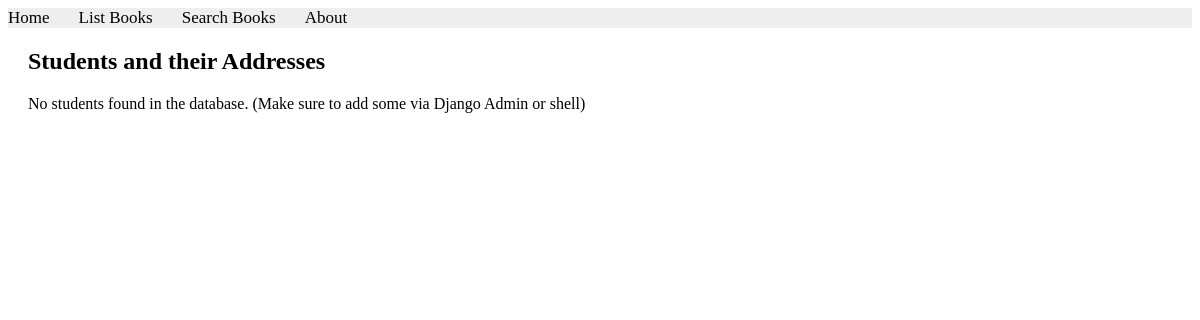
Page /books/lab8/task6 on the earlier database version.
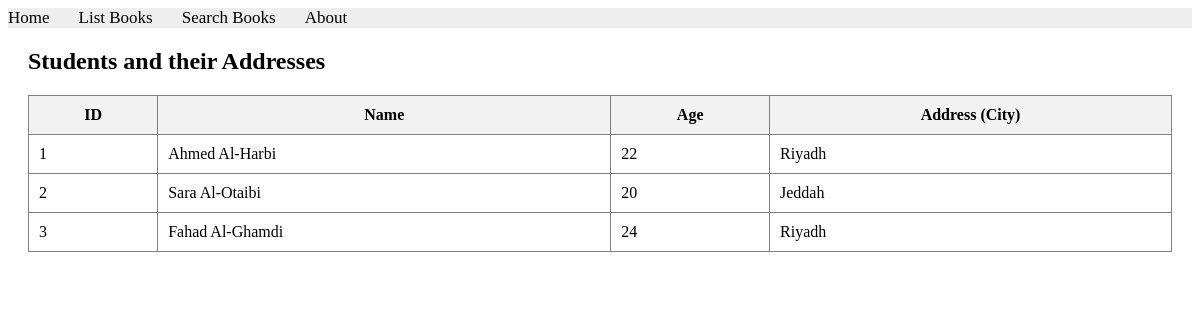
Same page on the later database version.
### apps/bookmodule/models.py (models this page shows, shortened)
class Student(models.Model):
    name = models.CharField(max_length=100)
    age = models.IntegerField()
    address = models.ForeignKey(Address, on_delete=models.CASCADE)

class Address(models.Model):
    city = models.CharField(max_length=100)

### apps/bookmodule/views.py (the view)
# urls.py: path('lab8/task6', views.lab8_task6, name='lab8_task6'),
def lab8_task6(request):
    students = Student.objects.all()
    return render(request, 'bookmodule/lab8_task6.html', {'students': students})

### apps/templates/bookmodule/lab8_task6.html (shortened to what this page needs)
{% extends "layouts/base.html" %}
{% load static %}
{% block content %}
<div style="margin: 20px;">
    <h2>Students and their Addresses</h2>
    {% if students %}
        <table border="1" cellpadding="10" cellspacing="0" style="border-collapse: collapse; width: 100%;">
            <thead>
                <tr style="background-color: #f2f2f2;">
                    <th>ID</th>
                    <th>Name</th>
                    <th>Age</th>
                    <th>Address (City)</th>
                </tr>
            </thead>
            <tbody>
                {% for student in students %}
                <tr>
                    <td>{{ student.id }}</td>
                    <td>{{ student.name }}</td>
                    <td>{{ student.age }}</td>
                    <td>{{ student.address.city }}</td>
                </tr>
                {% endfor %}
            </tbody>
        </table>
    {% else %}
        <p>No students found in the database. (Make sure to add some via Django Admin or shell)</p>
    {% endif %}
    <br>
</div>
{% endblock content %}

Differences in the rows shown:
added Student: id "1", name "Ahmed Al-Harbi", age "22", address.city "Riyadh"
added Student: id "2", name "Sara Al-Otaibi", age "20", address.city "Jeddah"
added Student: id "3", name "Fahad Al-Ghamdi", age "24", address.city "Riyadh"
Other differences:
text no longer shown: "No students found in the database. (Make sure to add some via Django Admin or shell)"
text now shown: "ID Name Age Address (City)"
